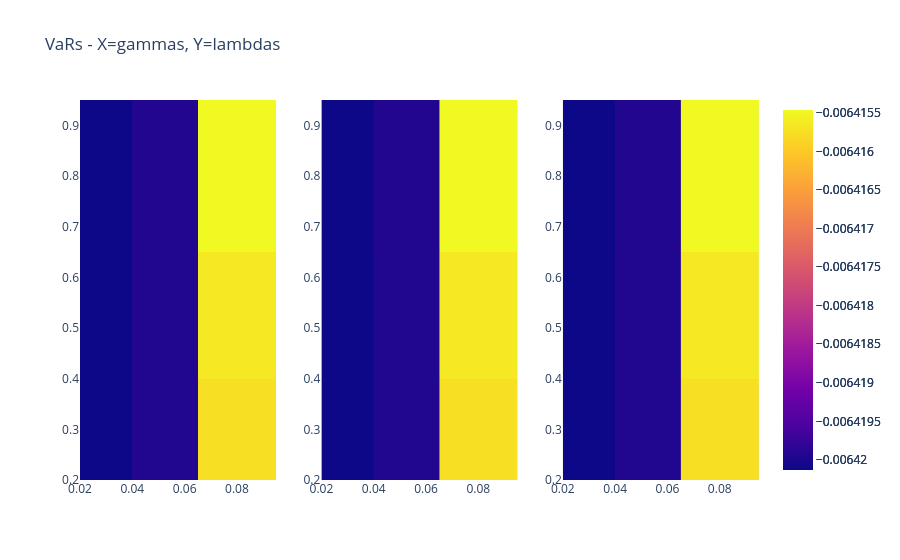

Notebook code cell kept with this figure:
### Code cell
vars_img = make_subplots(rows=1, cols=3)
vars_img.add_trace(go.Heatmap(x=gammas, y=lambdas, z=vars[:,:,0]), row=1, col=1)
vars_img.add_trace(go.Heatmap(x=gammas, y=lambdas, z=vars[:,:,1]), row=1, col=2)
vars_img.add_trace(go.Heatmap(x=gammas, y=lambdas, z=vars[:,:,2]), row=1, col=3)
vars_img.update_layout(title="VaRs - X=gammas, Y=lambdas")
vars_img.show()

### Figure 1 — Plotly figure (JSON) as saved in the notebook; plotly's stock layout.template omitted (floating-point values rounded to 4 significant figures)
{"data": [{"type": "heatmap", "x": [0.03, 0.05, 0.08], "xaxis": "x", "y": [0.3, 0.5, 0.8], "yaxis": "y", "z": [[-0.00642, -0.00642, -0.006416], [-0.00642, -0.00642, -0.006416], [-0.00642, -0.00642, -0.006415]]}, {"type": "heatmap", "x": [0.03, 0.05, 0.08], "xaxis": "x2", "y": [0.3, 0.5, 0.8], "yaxis": "y2", "z": [[-0.00642, -0.00642, -0.006416], [-0.00642, -0.00642, -0.006416], [-0.00642, -0.00642, -0.006415]]}, {"type": "heatmap", "x": [0.03, 0.05, 0.08], "xaxis": "x3", "y": [0.3, 0.5, 0.8], "yaxis": "y3", "z": [[-0.00642, -0.00642, -0.006416], [-0.00642, -0.00642, -0.006416], [-0.00642, -0.00642, -0.006415]]}], "layout": {"title": {"text": "VaRs - X=gammas, Y=lambdas"}, "xaxis": {"anchor": "y", "domain": [0, 0.2889]}, "xaxis2": {"anchor": "y2", "domain": [0.3556, 0.6444]}, "xaxis3": {"anchor": "y3", "domain": [0.7111, 1]}, "yaxis": {"anchor": "x", "domain": [0, 1]}, "yaxis2": {"anchor": "x2", "domain": [0, 1]}, "yaxis3": {"anchor": "x3", "domain": [0, 1]}}}
